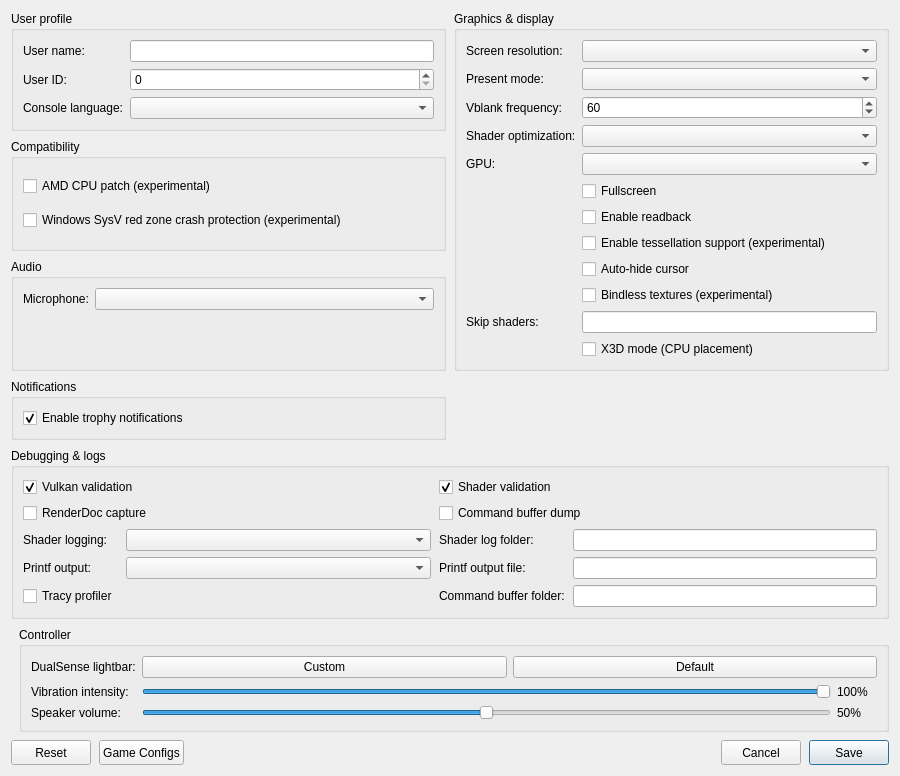
<?xml version="1.0" encoding="UTF-8"?>
<ui version="4.0">
 <class>ConfigurationEditDialog</class>
 <widget class="QDialog" name="ConfigurationEditDialog">
  <property name="geometry">
   <rect>
    <x>0</x>
    <y>0</y>
    <width>900</width>
    <height>620</height>
   </rect>
  </property>
  <property name="windowTitle">
   <string>Settings</string>
  </property>
  <property name="locale">
   <locale language="English" country="UnitedStates"/>
  </property>
  <layout class="QGridLayout" name="gridLayout">
   <property name="horizontalSpacing">
    <number>8</number>
   </property>
   <property name="verticalSpacing">
    <number>8</number>
   </property>
   <item row="0" column="0" colspan="2">
    <layout class="QGridLayout" name="sectionsLayout" columnstretch="1,1">
     <property name="horizontalSpacing">
      <number>8</number>
     </property>
     <property name="verticalSpacing">
      <number>8</number>
     </property>
     <item row="0" column="0">
      <widget class="QGroupBox" name="user_profile_group">
       <property name="title">
        <string>User profile</string>
       </property>
       <layout class="QFormLayout" name="userProfileLayout">
        <property name="fieldGrowthPolicy">
         <enum>QFormLayout::AllNonFixedFieldsGrow</enum>
        </property>
        <item row="0" column="0">
         <widget class="QLabel" name="label_user_name">
          <property name="text"><string>User name:</string></property>
         </widget>
        </item>
        <item row="0" column="1">
         <widget class="MandatoryLineEdit" name="lineEdit_user_name">
          <property name="toolTip"><string>Local user name exposed to games</string></property>
          <property name="clearButtonEnabled"><bool>true</bool></property>
         </widget>
        </item>
        <item row="1" column="0">
         <widget class="QLabel" name="label_user_id">
          <property name="text"><string>User ID:</string></property>
         </widget>
        </item>
        <item row="1" column="1">
         <widget class="QSpinBox" name="spinBox_user_id">
          <property name="toolTip"><string>Local user ID exposed to games</string></property>
          <property name="maximum"><number>2147483647</number></property>
         </widget>
        </item>
        <item row="2" column="0">
         <widget class="QLabel" name="label_console_language">
          <property name="text"><string>Console language:</string></property>
         </widget>
        </item>
        <item row="2" column="1">
         <widget class="QComboBox" name="comboBox_console_language">
          <property name="toolTip"><string>Language</string></property>
         </widget>
        </item>
       </layout>
      </widget>
     </item>
     <item row="2" column="0">
      <widget class="QGroupBox" name="audio_group">
       <property name="title"><string>Audio</string></property>
       <layout class="QFormLayout" name="audioLayout">
        <property name="fieldGrowthPolicy">
         <enum>QFormLayout::AllNonFixedFieldsGrow</enum>
        </property>
        <item row="0" column="0">
         <widget class="QLabel" name="label_audio_input_device">
          <property name="text"><string>Microphone:</string></property>
         </widget>
        </item>
        <item row="0" column="1">
         <widget class="QComboBox" name="comboBox_audio_input_device"/>
        </item>
       </layout>
      </widget>
     </item>
     <item row="0" column="1" rowspan="3">
      <widget class="QGroupBox" name="graphics_group">
       <property name="title">
        <string>Graphics &amp;&amp; display</string>
       </property>
       <layout class="QFormLayout" name="graphicsLayout">
        <property name="fieldGrowthPolicy">
         <enum>QFormLayout::AllNonFixedFieldsGrow</enum>
        </property>
        <item row="0" column="0">
         <widget class="QLabel" name="label_screen_resolution">
          <property name="text"><string>Screen resolution:</string></property>
         </widget>
        </item>
        <item row="0" column="1">
         <widget class="QComboBox" name="comboBox_screen_resolution">
          <property name="toolTip"><string>Window resolution</string></property>
         </widget>
        </item>
        <item row="1" column="0">
         <widget class="QLabel" name="label_present_mode">
          <property name="text"><string>Present mode:</string></property>
         </widget>
        </item>
        <item row="1" column="1">
         <widget class="QComboBox" name="comboBox_present_mode">
          <property name="toolTip"><string>Vulkan swapchain presentation mode</string></property>
         </widget>
        </item>
        <item row="2" column="0">
         <widget class="QLabel" name="label_vblank_frequency">
          <property name="text"><string>Vblank frequency:</string></property>
         </widget>
        </item>
        <item row="2" column="1">
         <widget class="QSpinBox" name="spinBox_vblank_frequency">
          <property name="toolTip"><string>Virtual display refresh rate used for frame pacing</string></property>
          <property name="minimum"><number>30</number></property>
          <property name="maximum"><number>360</number></property>
          <property name="value"><number>60</number></property>
         </widget>
        </item>
        <item row="3" column="0">
         <widget class="QLabel" name="label_shader_optimization">
          <property name="text"><string>Shader optimization:</string></property>
         </widget>
        </item>
        <item row="3" column="1">
         <widget class="QComboBox" name="comboBox_shader_optimization_type">
          <property name="toolTip"><string>Optimize shaders for code size or performance</string></property>
         </widget>
        </item>
        <item row="4" column="0">
         <widget class="QLabel" name="label_gpu">
          <property name="text"><string>GPU:</string></property>
         </widget>
        </item>
        <item row="4" column="1">
         <widget class="QComboBox" name="comboBox_gpu">
          <property name="toolTip"><string>Graphics device used by the emulator</string></property>
         </widget>
        </item>
        <item row="5" column="1">
         <widget class="QCheckBox" name="checkBox_fullscreen">
          <property name="toolTip"><string>Run in borderless desktop fullscreen</string></property>
          <property name="text"><string>Fullscreen</string></property>
         </widget>
        </item>
        <item row="6" column="1">
         <widget class="QCheckBox" name="checkBox_readback">
          <property name="toolTip"><string>Read back writable linear images</string></property>
          <property name="text"><string>Enable readback</string></property>
         </widget>
        </item>
        <item row="7" column="1">
         <widget class="QCheckBox" name="checkBox_tessellation">
          <property name="toolTip"><string>Draw tessellated geometry. Disabled by default; unsupported tessellation may cause crashes.</string></property>
          <property name="text"><string>Enable tessellation support (experimental)</string></property>
         </widget>
        </item>
        <item row="8" column="1">
         <widget class="QCheckBox" name="checkBox_hide_cursor">
          <property name="toolTip"><string>Hide the host cursor after 2 seconds without mouse activity</string></property>
          <property name="text"><string>Auto-hide cursor</string></property>
         </widget>
        </item>
        <item row="9" column="1">
         <widget class="QCheckBox" name="checkBox_bindless">
          <property name="toolTip"><string>Sample heap-indexed textures through bindless descriptor arrays instead of enumerating them per draw.</string></property>
          <property name="text"><string>Bindless textures (experimental)</string></property>
         </widget>
        </item>
        <item row="11" column="1">
         <widget class="QCheckBox" name="checkBox_cpu_placement">
          <property name="toolTip"><string>Keeps the emulator on the V-Cache CCD of dual-CCD Ryzen X3D processors, gives the GPU and Vulkan recording threads a core each, and raises the priority of the threads they wait on. Off by default: on a single-CCD 9800X3D it was slower in UFC 5.</string></property>
          <property name="text"><string>X3D mode (CPU placement)</string></property>
         </widget>
        </item>
        <item row="10" column="0">
         <widget class="QLabel" name="label_skip_shaders">
          <property name="text"><string>Skip shaders:</string></property>
         </widget>
        </item>
        <item row="10" column="1">
         <widget class="QLineEdit" name="lineEdit_skip_shaders">
          <property name="toolTip"><string>Guest shader hashes (hex, comma-separated) whose draws and dispatches are left out</string></property>
          <property name="clearButtonEnabled"><bool>true</bool></property>
         </widget>
        </item>
       </layout>
      </widget>
     </item>
     <item row="3" column="0">
      <widget class="QGroupBox" name="notifications_group">
       <property name="title"><string>Notifications</string></property>
       <layout class="QVBoxLayout" name="notificationsLayout">
        <item>
         <widget class="QCheckBox" name="checkBox_trophy_notifications">
          <property name="toolTip"><string>Show trophy unlock notifications and play their sound.
To use your own sound, replace the emulator's assets/sounds/trophy-unlock.wav with a WAV file and restart the game.</string></property>
          <property name="text"><string>Enable trophy notifications</string></property>
          <property name="checked"><bool>true</bool></property>
         </widget>
        </item>
       </layout>
      </widget>
     </item>
     <item row="4" column="0" colspan="2">
      <widget class="QGroupBox" name="debug_group">
       <property name="title">
        <string>Debugging &amp;&amp; logs</string>
       </property>
       <layout class="QGridLayout" name="debugLayout" columnstretch="0,1,0,1">
        <property name="horizontalSpacing"><number>8</number></property>
        <property name="verticalSpacing"><number>6</number></property>
        <item row="0" column="0" colspan="2">
         <widget class="QCheckBox" name="checkBox_vulkan_validation">
          <property name="toolTip"><string>Enable Vulkan validation layers</string></property>
          <property name="text"><string>Vulkan validation</string></property>
          <property name="checked"><bool>true</bool></property>
         </widget>
        </item>
        <item row="0" column="2" colspan="2">
         <widget class="QCheckBox" name="checkBox_shader_validation">
          <property name="toolTip"><string>Validate SPIR-V binary</string></property>
          <property name="text"><string>Shader validation</string></property>
          <property name="checked"><bool>true</bool></property>
         </widget>
        </item>
        <item row="1" column="0" colspan="2">
         <widget class="QCheckBox" name="checkBox_renderdoc_capture">
          <property name="toolTip"><string>Enable RenderDoc capture</string></property>
          <property name="text"><string>RenderDoc capture</string></property>
         </widget>
        </item>
        <item row="1" column="2" colspan="2">
         <widget class="QCheckBox" name="checkBox_cmd_dump">
          <property name="toolTip"><string>Dump command buffers</string></property>
          <property name="text"><string>Command buffer dump</string></property>
         </widget>
        </item>
        <item row="2" column="0">
         <widget class="QLabel" name="label_shader_log_direction">
          <property name="text"><string>Shader logging:</string></property>
         </widget>
        </item>
        <item row="2" column="1">
         <widget class="QComboBox" name="comboBox_shader_log_direction">
          <property name="toolTip"><string>Dump shaders to file or console window. If enabled may decrease emulator performance</string></property>
         </widget>
        </item>
        <item row="2" column="2">
         <widget class="QLabel" name="label_shader_log_folder">
          <property name="text"><string>Shader log folder:</string></property>
         </widget>
        </item>
        <item row="2" column="3">
         <widget class="MandatoryLineEdit" name="lineEdit_shader_log_folder">
          <property name="toolTip"><string>Specify directory to dump shaders</string></property>
          <property name="clearButtonEnabled"><bool>true</bool></property>
         </widget>
        </item>
        <item row="3" column="0">
         <widget class="QLabel" name="label_printf_direction">
          <property name="text"><string>Printf output:</string></property>
         </widget>
        </item>
        <item row="3" column="1">
         <widget class="QComboBox" name="comboBox_printf_direction">
          <property name="toolTip"><string>Print logs to file or console window. If enabled may decrease emulator performance</string></property>
         </widget>
        </item>
        <item row="3" column="2">
         <widget class="QLabel" name="label_printf_file">
          <property name="text"><string>Printf output file:</string></property>
         </widget>
        </item>
        <item row="3" column="3">
         <widget class="MandatoryLineEdit" name="lineEdit_printf_file">
          <property name="toolTip"><string>Specify file to dump logs</string></property>
          <property name="clearButtonEnabled"><bool>true</bool></property>
         </widget>
        </item>
        <item row="4" column="0">
         <widget class="QCheckBox" name="checkBox_profiler">
          <property name="toolTip"><string>Enable the Tracy profiler. Profiling may decrease emulator performance</string></property>
          <property name="text"><string>Tracy profiler</string></property>
         </widget>
        </item>
        <item row="4" column="2">
         <widget class="QLabel" name="label_cmd_dump_folder">
          <property name="text"><string>Command buffer folder:</string></property>
         </widget>
        </item>
        <item row="4" column="3">
         <widget class="MandatoryLineEdit" name="lineEdit_cmd_dump_folder">
          <property name="toolTip"><string>Specify directory to dump command buffers</string></property>
          <property name="clearButtonEnabled"><bool>true</bool></property>
         </widget>
        </item>
       </layout>
      </widget>
     </item>
     <item row="1" column="0">
      <widget class="QGroupBox" name="compatibility_group">
       <property name="title">
        <string>Compatibility</string>
       </property>
       <layout class="QVBoxLayout" name="compatibilityLayout">
        <item>
         <widget class="QCheckBox" name="checkBox_amd_cpu">
          <property name="toolTip"><string>Patch CPU instructions that differ between AMD and the host CPU.</string></property>
          <property name="text"><string>AMD CPU patch (experimental)</string></property>
         </widget>
        </item>
        <item>
         <widget class="QCheckBox" name="checkBox_red_zone_protection">
          <property name="toolTip"><string>Helps prevent crashes in some games on Windows</string></property>
          <property name="text"><string>Windows SysV red zone crash protection (experimental)</string></property>
         </widget>
        </item>
       </layout>
      </widget>
     </item>
    </layout>
   </item>
   <item row="1" column="1">
    <widget class="QGroupBox" name="controller_group">
     <property name="title"><string>Controller</string></property>
     <layout class="QFormLayout" name="controllerLayout">
      <property name="fieldGrowthPolicy"><enum>QFormLayout::AllNonFixedFieldsGrow</enum></property>
      <item row="0" column="0">
       <widget class="QLabel" name="label_controller_color">
        <property name="text"><string>DualSense lightbar:</string></property>
       </widget>
      </item>
      <item row="0" column="1">
       <layout class="QHBoxLayout" name="controllerColorLayout">
        <item>
         <widget class="QPushButton" name="button_controller_color">
          <property name="toolTip"><string>Choose and preview a fixed LED color. Bluetooth DualSense may take several seconds to update.</string></property>
          <property name="text"><string>Custom</string></property>
         </widget>
        </item>
        <item>
         <widget class="QPushButton" name="button_controller_color_reset">
          <property name="toolTip"><string>Let the game control the lightbar</string></property>
          <property name="text"><string>Default</string></property>
         </widget>
        </item>
       </layout>
      </item>
      <item row="1" column="0">
       <widget class="QLabel" name="label_controller_vibration">
        <property name="text"><string>Vibration intensity:</string></property>
       </widget>
      </item>
      <item row="1" column="1">
       <layout class="QHBoxLayout" name="controllerVibrationLayout">
        <item>
         <widget class="QSlider" name="slider_controller_vibration">
          <property name="toolTip"><string>Scale DualSense vibration over USB and Bluetooth</string></property>
          <property name="maximum"><number>100</number></property>
          <property name="value"><number>100</number></property>
          <property name="orientation"><enum>Qt::Horizontal</enum></property>
         </widget>
        </item>
        <item>
         <widget class="QLabel" name="label_controller_vibration_value">
          <property name="minimumSize"><size><width>40</width><height>0</height></size></property>
          <property name="text"><string>100%</string></property>
         </widget>
        </item>
       </layout>
      </item>
      <item row="2" column="0">
       <widget class="QLabel" name="label_controller_volume">
        <property name="text"><string>Speaker volume:</string></property>
       </widget>
      </item>
      <item row="2" column="1">
       <layout class="QHBoxLayout" name="controllerVolumeLayout">
        <item>
         <widget class="QSlider" name="slider_controller_volume">
          <property name="toolTip"><string>Scale the DualSense speaker over USB and Bluetooth. 50% is the previous default; 100% adds 6 dB of gain.</string></property>
          <property name="maximum"><number>100</number></property>
          <property name="value"><number>50</number></property>
          <property name="orientation"><enum>Qt::Horizontal</enum></property>
         </widget>
        </item>
        <item>
         <widget class="QLabel" name="label_controller_volume_value">
          <property name="minimumSize"><size><width>40</width><height>0</height></size></property>
          <property name="text"><string>50%</string></property>
         </widget>
        </item>
       </layout>
      </item>
     </layout>
    </widget>
   </item>
   <item row="2" column="0" colspan="2">
    <layout class="QHBoxLayout" name="buttonLayout">
     <item>
     <widget class="QPushButton" name="clear_button">
       <property name="minimumSize"><size><width>80</width><height>25</height></size></property>
       <property name="text"><string>Reset</string></property>
       <property name="toolTip"><string>Restore default settings</string></property>
      </widget>
     </item>
     <item>
      <widget class="QPushButton" name="settings_button">
       <property name="minimumSize"><size><width>80</width><height>25</height></size></property>
       <property name="text"><string>Game Configs</string></property>
       <property name="toolTip"><string>Import or export game configs</string></property>
      </widget>
     </item>
     <item>
      <spacer name="buttonSpacer">
       <property name="orientation"><enum>Qt::Horizontal</enum></property>
       <property name="sizeHint" stdset="0"><size><width>40</width><height>20</height></size></property>
      </spacer>
     </item>
     <item>
      <widget class="QPushButton" name="cancel_button">
       <property name="minimumSize"><size><width>80</width><height>25</height></size></property>
       <property name="text"><string>Cancel</string></property>
      </widget>
     </item>
     <item>
      <widget class="QPushButton" name="ok_button">
       <property name="minimumSize"><size><width>80</width><height>25</height></size></property>
       <property name="text"><string>Save</string></property>
       <property name="default"><bool>true</bool></property>
      </widget>
     </item>
    </layout>
   </item>
  </layout>
 </widget>
 <customwidgets>
  <customwidget>
   <class>MandatoryLineEdit</class>
   <extends>QLineEdit</extends>
   <header>mandatoryLineEdit.h</header>
  </customwidget>
 </customwidgets>
 <resources/>
</ui>
